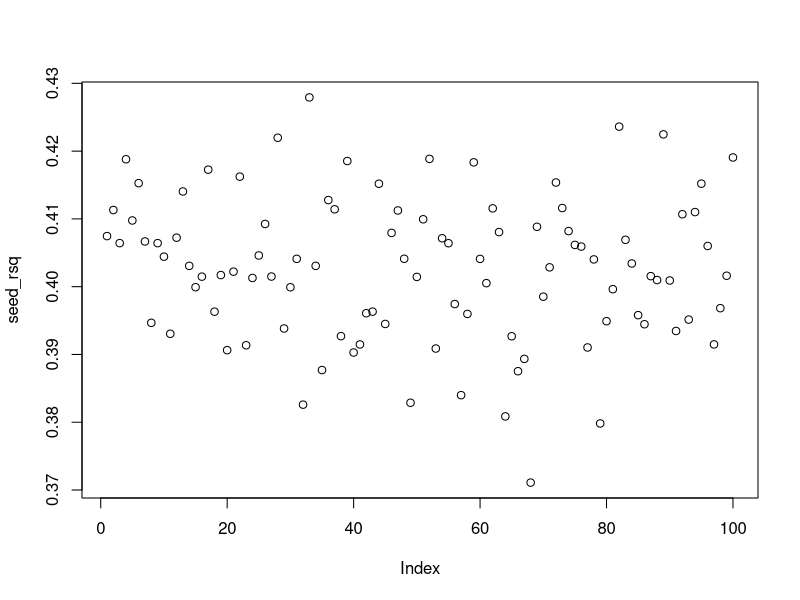
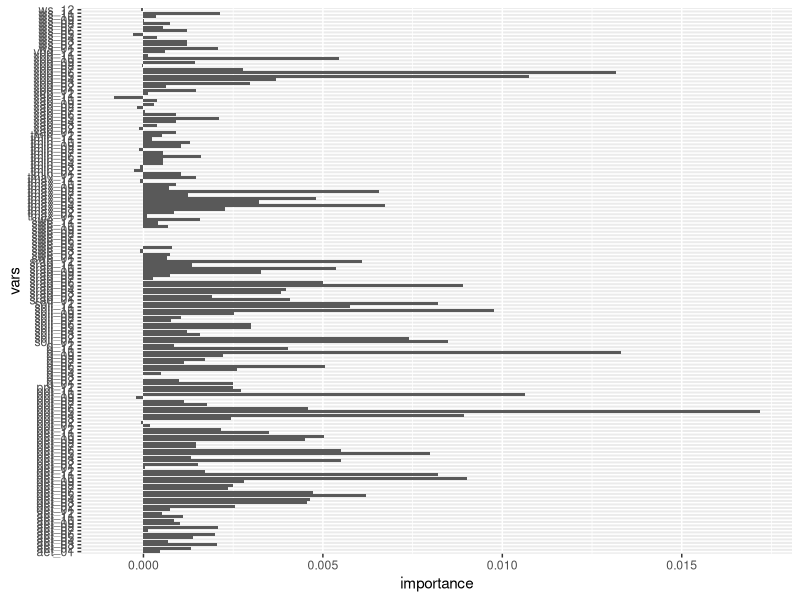

Write the R code that produced these figures, in order.
# flx_combinedsource_terraclimate_rfranger.R

library(tidyverse)
library(raster)
library(ranger)

`%notin%` <- Negate(`%in%`)

# terraclimate vars
setwd("/Users/davidmiller/dlm_files/keenan_postdoc/terraclimate/processed_data")
flx_tc_vars <- read.csv("flx_site_combinedsource_terraclimate_data.csv")

# Read in list of sites and sensitivities
setwd("/Users/davidmiller/dlm_files/keenan_postdoc/icos_2020_warm_winter/processed_data/")
flx_site_sens <- read.csv("combined_source_ec_univariate_slopes2.csv")

# Precip trends, spring only, at least 10 years of observations
flx_site_sens_sub <- flx_site_sens[which(flx_site_sens$Met_Var == "P_F_sum" & flx_site_sens$Season == "Spring" & flx_site_sens$Npts >= 10),]

# merge together
flx_merged <- merge(flx_site_sens_sub, flx_tc_vars, by = "SITE_ID")

# subset to just get slope and terraclimate variables
flx_input <- cbind.data.frame(flx_merged$Slope, flx_merged[, which(colnames(flx_merged) %in% colnames(flx_tc_vars[8:ncol(flx_tc_vars)]))])
colnames(flx_input)[1] <- "Slope"

# run ranger tests
seed_rsq <- rep(NA, 100)
for (i in 1:100){
  print(i)
  set.seed(i) 
  rfout <- ranger(Slope ~ ., data = flx_input, importance = "permutation", num.trees = 500)
  seed_rsq[i] <- rfout$r.squared
}
summary(seed_rsq)
plot(seed_rsq)

# describes just about the same amount of error compared to just CRU aridity even with all variables
# mean = 0.403 Rsq

rfvarimpdf <- data.frame(rfout$variable.importance)
rfvarimpdf$vars <- rownames(rfvarimpdf)
colnames(rfvarimpdf)[1] <- "importance"
ggplot(data = rfvarimpdf) +
  geom_col(aes(x = importance, y = vars))
